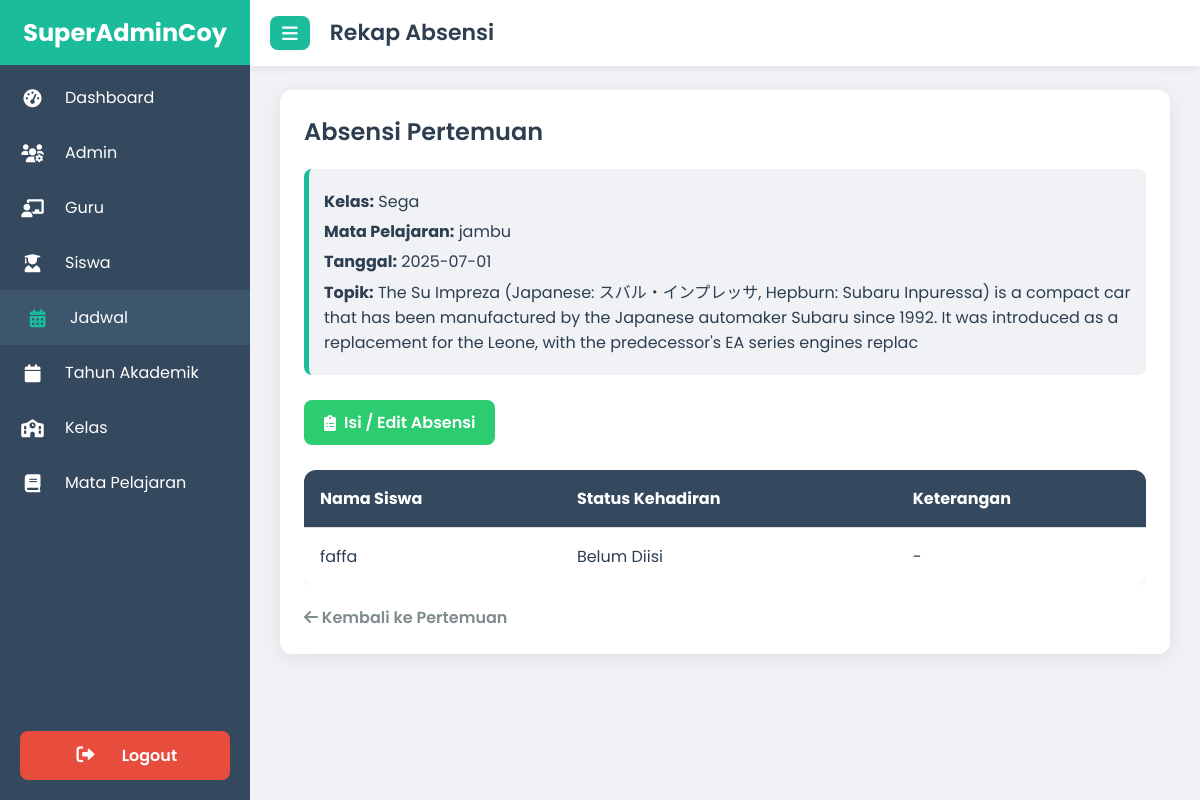
The page /superadmin/absensi/absensi.php?id_pertemuan=1 (signed in) on the database as committed earlier.
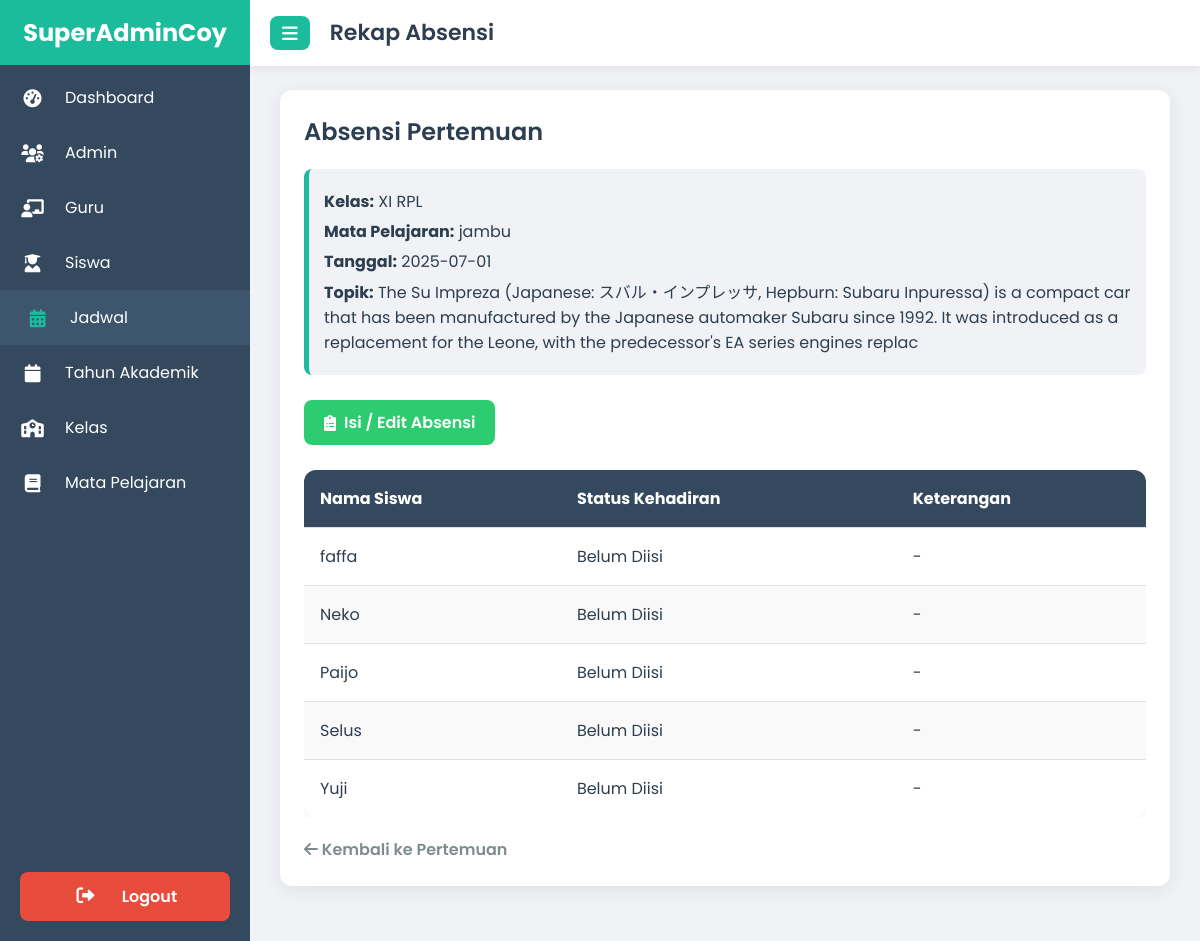
The same page on the database as committed later.
### tables this page shows
CREATE TABLE `pertemuan` (
  `id` int(11) NOT NULL,
  `id_jadwal` int(11) DEFAULT NULL,
  `tanggal` date DEFAULT NULL,
  `topik` varchar(255) DEFAULT NULL
);

CREATE TABLE `class` (
  `id` int(11) NOT NULL,
  `nama_kelas` varchar(50) NOT NULL,
  `teacher_id` int(11) NOT NULL,
  `photo` varchar(255) NOT NULL,
  `tahun_ajaran` varchar(20) NOT NULL,
  `deskripsi` text NOT NULL,
  `id_tahun_akademik` int(11) DEFAULT NULL
);

CREATE TABLE `siswa` (
  `id` int(11) NOT NULL,
  `NIS` int(11) NOT NULL,
  `name` varchar(50) NOT NULL,
  `gender` enum('laki-laki','perempuan') NOT NULL,
  `dob` date NOT NULL,
  `photo` varchar(40) DEFAULT NULL,
  `no_hp` int(10) UNSIGNED NOT NULL,
  `email` varchar(50) DEFAULT NULL,
  `pass` varchar(255) DEFAULT NULL,
  `alamat` varchar(50) DEFAULT NULL,
  `admission_date` datetime NOT NULL,
  `class_id` int(11) DEFAULT NULL
);

CREATE TABLE `mapel` (
  `id` int(11) NOT NULL,
  `nama_mapel` varchar(100) NOT NULL,
  `photo` varchar(255) DEFAULT NULL,
  `kurikulum` varchar(50) NOT NULL
);

### superadmin/absensi/absensi.php (the view, shortened to what the changed rows need)
<?php
require '../../koneksi.php';
$id_pertemuan = $_GET['id_pertemuan'] ?? null;
$stmt_pertemuan = $pdo->prepare("
        SELECT
            pertemuan.*,
            jadwal.class_id,
            jadwal.id_mapel,
            mapel.nama_mapel,
            class.nama_kelas
        FROM pertemuan
        JOIN jadwal ON pertemuan.id_jadwal = jadwal.id
        JOIN mapel ON jadwal.id_mapel = mapel.id
        JOIN class ON jadwal.class_id = class.id
        WHERE pertemuan.id = ?
    ");
$stmt_pertemuan->execute([$id_pertemuan]);
$pertemuan_info = $stmt_pertemuan->fetch(PDO::FETCH_ASSOC);
$class_id = $pertemuan_info['class_id'];
$stmt_siswa = $pdo->prepare("SELECT id, name FROM siswa WHERE class_id = ? ORDER BY name ASC");
$stmt_siswa->execute([$class_id]);
$siswa_list = $stmt_siswa->fetchAll(PDO::FETCH_ASSOC);
$stmt_absensi = $pdo->prepare("SELECT id_siswa, status, keterangan FROM absensi WHERE id_pertemuan = ?");
$stmt_absensi->execute([$id_pertemuan]);
$absensi_data = [];
while ($row = $stmt_absensi->fetch(PDO::FETCH_ASSOC)) {
    $absensi_data[$row['id_siswa']] = ['status' => $row['status'], 'keterangan' => $row['keterangan']];
}
?>
<!DOCTYPE html>
<html lang="id">
<head>
    <link href="https://cdnjs.cloudflare.com/ajax/libs/font-awesome/6.0.0-beta3/css/all.min.css" rel="stylesheet">
</head>
<body>
    <div class="header" id="header">
        <h1>Rekap Absensi</h1>
    </div>
    <div class="content" id="mainContent">
        <div class="card">
            <h2>Absensi Pertemuan</h2>
            <?php if ($pertemuan_info): ?>
                <div class="info-header">
                    <p><strong>Kelas:</strong> <?= htmlspecialchars($pertemuan_info['nama_kelas']) ?></p>
                    <p><strong>Mata Pelajaran:</strong> <?= htmlspecialchars($pertemuan_info['nama_mapel']) ?></p>
                    <p><strong>Tanggal:</strong> <?= htmlspecialchars($pertemuan_info['tanggal']) ?></p>
                    <p><strong>Topik:</strong> <?= htmlspecialchars($pertemuan_info['topik']) ?></p>
                </div>
            <?php endif; ?>
            <div class="table-container">
                <table class="absensi-table">
                    <thead>
                        <tr>
                            <th>Nama Siswa</th>
                            <th>Status Kehadiran</th>
                            <th>Keterangan</th>
                        </tr>
                    </thead>
                    <tbody>
                        <?php if (empty($absensi_data)): ?>
                            <tr>
                                <td colspan="3" style="text-align: center;">Belum ada data absensi untuk pertemuan ini.</td>
                            </tr>
                        <?php else: ?>
                            <?php foreach ($siswa_list as $siswa): ?>
                                <tr>
                                    <td><?= htmlspecialchars($siswa['name']) ?></td>
                                    <td><?= htmlspecialchars($absensi_data[$siswa['id']]['status'] ?? 'Belum Diisi') ?></td>
                                    <td><?= htmlspecialchars($absensi_data[$siswa['id']]['keterangan'] ?? '-') ?></td>
                                </tr>
                            <?php endforeach; ?>
                        <?php endif; ?>
                    </tbody>
                </table>
            </div>
        </div>
    </div>
</body>
</html>

Rows that differ between the two databases and show on the page:
changed through a linked row, pertemuan "jambu": class.nama_kelas "Sega" → "XI RPL"
added siswa: name "Neko", id "Belum Diisi", id "-"
added siswa: name "Paijo", id "Belum Diisi", id "-"
added siswa: name "Selus", id "Belum Diisi", id "-"
added siswa: name "Yuji", id "Belum Diisi", id "-"
